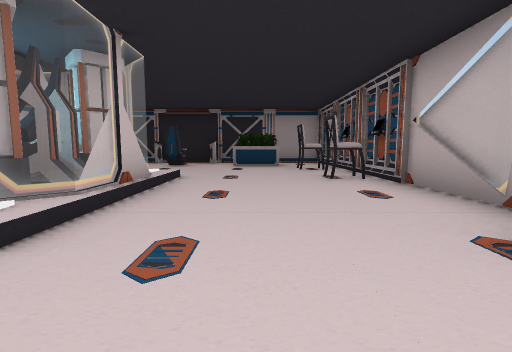
view 1 (above)

19 first-person views from a walk through a 3-D level made in the Unity game engine. The camera is 1.2 m above the floor, tilts 6° down and sees 85° across. The floor is counted in squares, 2 m on a side. Each view is taken from the middle of a square. On the plan, view 1 faces up. The plan holds only what a view shows up to about 9 squares ahead; the rest is blank. The place goes on beyond the plan. The player is left out. Door leaves are left out, so doorways stand open. Some surface patterns are stand-ins.

view 2
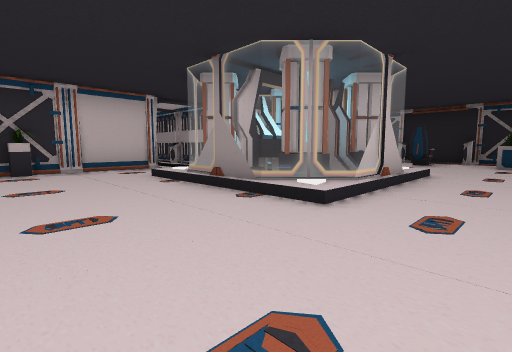

view 3
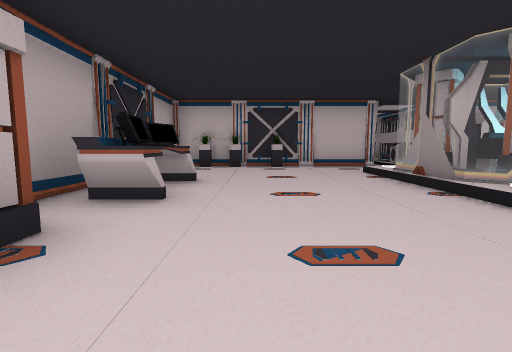

view 4
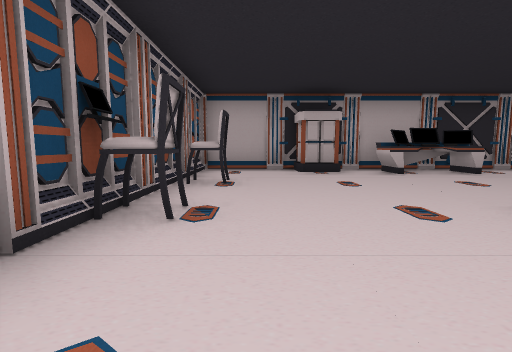

view 5
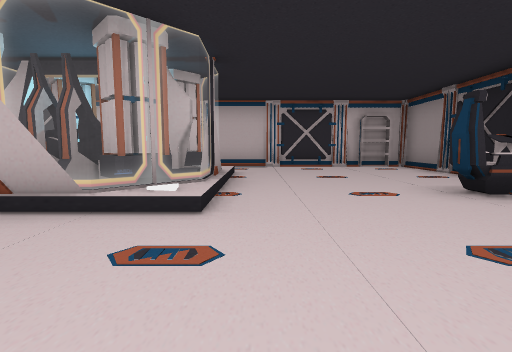

view 6
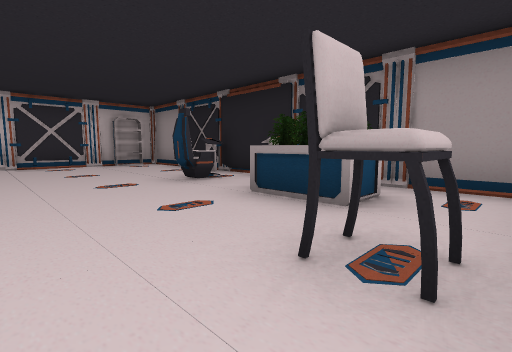

view 7
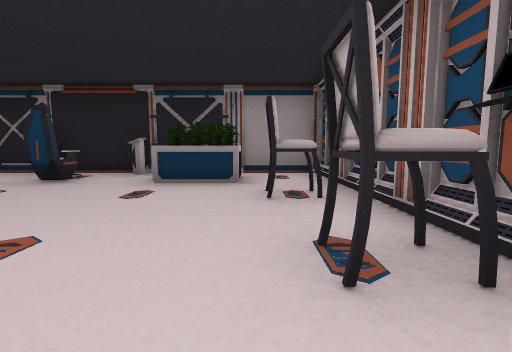

view 8
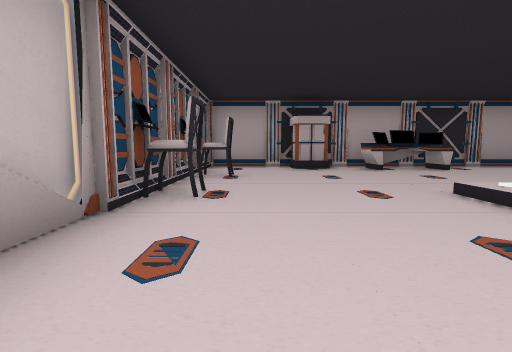

view 9
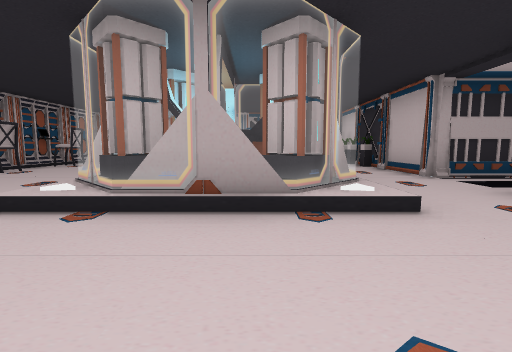

view 10
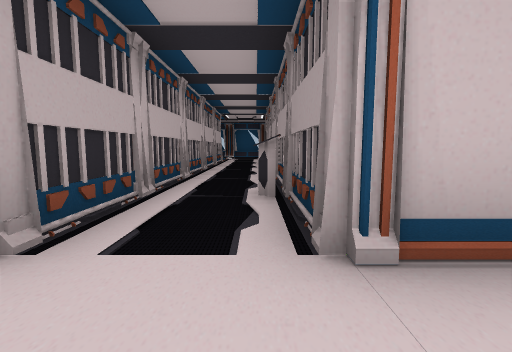

view 11
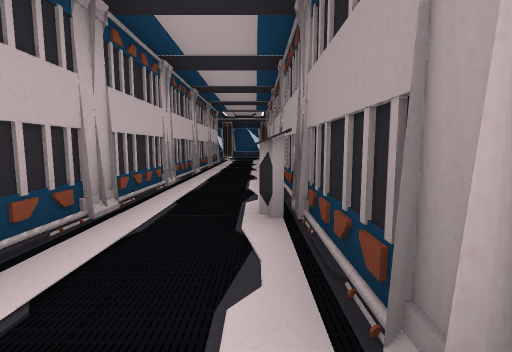

view 12
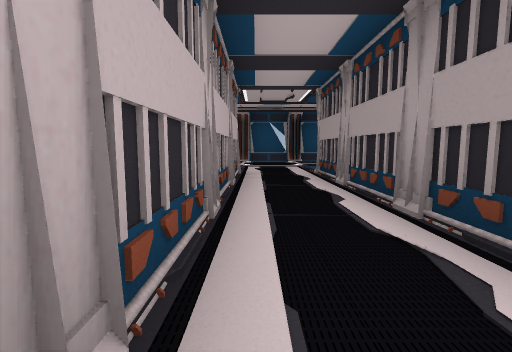

view 13
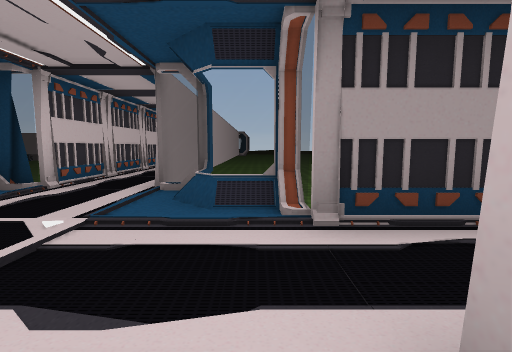

view 14
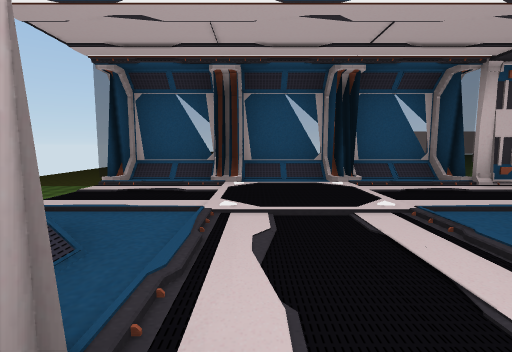

view 15
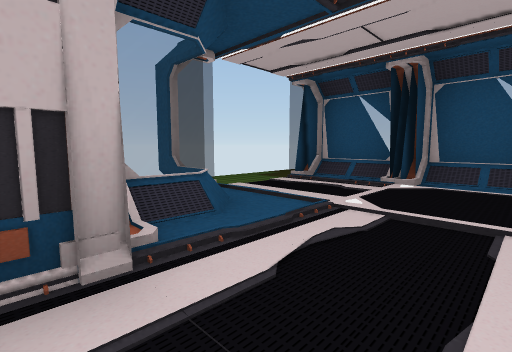

view 16
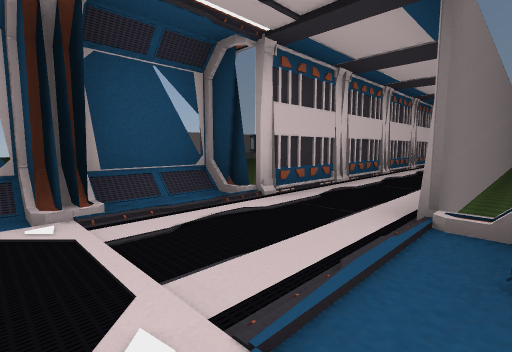

view 17
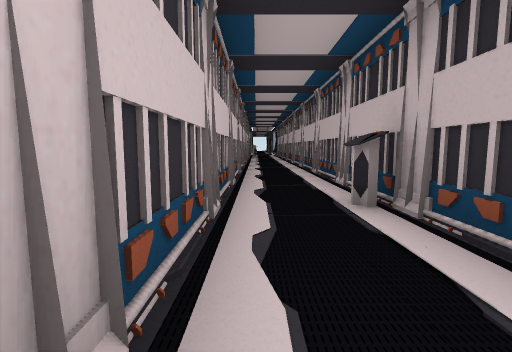

view 18
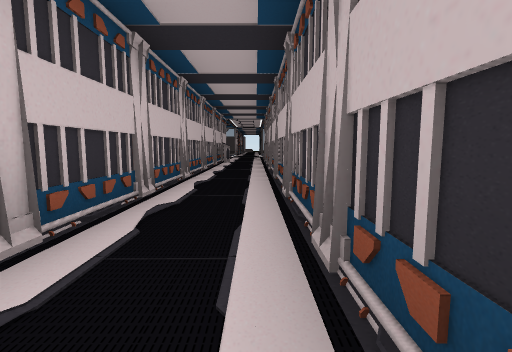

view 19
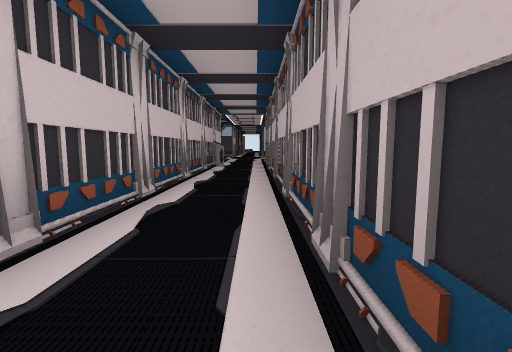

### Floor plan
Ten units are one square. View 1 is at (0, 0); x grows to the right and y downward. Boxes are objects, and circles mark ways between rooms. Rooms are numbered by the first view taken in them; rooms with no view inside come last. Other rooms are left out.
<svg viewBox="-227 -245 267 285">
<path fill="none" stroke="#000" d="M-20 -26 -25 -21 -29 -25M-23 -28 -27 -24M-16 -44 -16 -26M-24 -38 -24 -31M-28 -37 -28 -32M-28 -38 -28 -33M-26 -17 -43 -17M-31 -28 -39 -28M-20 -49 -25 -44M-29 -45 -25 -50 -21 -45 -25 -41M-40 -26 -45 -20M25 -25 25 -45M-50 -45 -45 -49 -40 -45M-50 -48 -44 -53 -25 -53M-15 34 24 34M-75 -26 -75 34M-34 -104 -75 -104 -75 -44M24 -104 -15 -104M-68 34 -45 34M-176 -26 -75 -26M-222 -62 -222 -8M-214 -100 -214 -65M-75 -44 -175 -44 -175 -52 -179 -52M-195 -114 -195 -104M-196 -95 -196 -240M-214 -234 -214 -100"/>
<rect x="-75" y="25" width="10" height="10" fill="#bbb"><title>plant</title></rect>
<rect x="-75" y="15" width="10" height="10" fill="#bbb"><title>plant</title></rect>
<rect x="-75" y="-5" width="10" height="10" fill="#bbb"><title>plant</title></rect>
<rect x="-75" y="-95" width="10" height="10" fill="#bbb"><title>shelf</title></rect>
<rect x="-45" y="15" width="30" height="20" fill="#bbb"><title>desk</title></rect>
<rect x="-35" y="-95" width="10" height="10" fill="#bbb"><title>other object</title></rect>
<rect x="-35" y="-105" width="10" height="10" fill="#bbb"><title>other object</title></rect>
<rect x="-25" y="-105" width="10" height="10" fill="#bbb"><title>other object</title></rect>
<rect x="-15" y="25" width="20" height="10" fill="#bbb"><title>battery</title></rect>
<rect x="-5" y="-95" width="10" height="10" fill="#bbb"><title>other object</title></rect>
<rect x="5" y="-75" width="20" height="10" fill="#bbb"><title>chair</title></rect>
<rect x="15" y="5" width="10" height="10" fill="#bbb"><title>chair</title></rect>
<rect x="15" y="-25" width="10" height="20" fill="#bbb"><title>chair</title></rect>
<rect x="15" y="-55" width="10" height="10" fill="#bbb"><title>chair</title></rect>
<rect x="25" y="15" width="10" height="20" fill="#bbb"><title>computer</title></rect>
<rect x="25" y="-5" width="10" height="20" fill="#bbb"><title>computer</title></rect>
<rect x="25" y="-25" width="10" height="20" fill="#bbb"><title>computer</title></rect>
<rect x="25" y="-65" width="10" height="20" fill="#bbb"><title>computer</title></rect>
<rect x="25" y="-85" width="10" height="20" fill="#bbb"><title>computer</title></rect>
<rect x="25" y="-105" width="10" height="20" fill="#bbb"><title>computer</title></rect>
<rect x="-95" y="-45" width="10" height="10" fill="#bbb"><title>other object</title></rect>
<rect x="-205" y="-115" width="10" height="10" fill="#bbb"><title>other object</title></rect>
<circle cx="-83" cy="-33" r="3" fill="#2a7"/>
<circle cx="-207" cy="-103" r="3" fill="#2a7"/>
<text x="-10" y="-30">1</text>
<text x="-170" y="-40">2</text>
<text x="-200" y="-160">3</text>
</svg>
Room 1 opens to room 2. Room 2 opens to room 3.

Where each view was taken, in squares from view 1:
view 1: 0 up, 0 right, facing up
view 2: 1 down, 0 right, facing up-left
view 3: 1 down, 1 right, facing left
view 4: 4 up, 1 right, facing down
view 5: 6 up, 1 right, facing left
view 6: 6 up, 2 right, facing up-left
view 7: 4 up, 1 right, facing up
view 8: 5 up, 1 right, facing down
view 9: 8 up, 4 left, facing down
view 10: 4 up, 6 left, facing left
view 11: 4 up, 7 left, facing left
view 12: 3 up, 11 left, facing left
view 13: 2 up, 18 left, facing up
view 14: 3 up, 17 left, facing left
view 15: 4 up, 17 left, facing down-left
view 16: 4 up, 19 left, facing up-left
view 17: 8 up, 21 left, facing up
view 18: 13 up, 20 left, facing up
view 19: 15 up, 20 left, facing up
